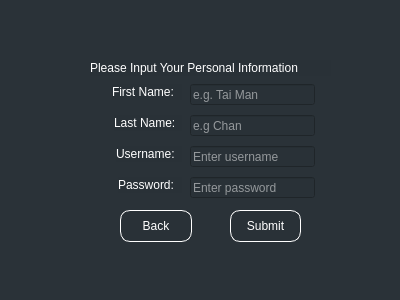
<?xml version="1.0" encoding="UTF-8"?>
<ui version="4.0">
 <class>MainWindow</class>
 <widget class="QMainWindow" name="MainWindow">
  <property name="geometry">
   <rect>
    <x>0</x>
    <y>0</y>
    <width>400</width>
    <height>300</height>
   </rect>
  </property>
  <property name="minimumSize">
   <size>
    <width>400</width>
    <height>300</height>
   </size>
  </property>
  <property name="maximumSize">
   <size>
    <width>400</width>
    <height>300</height>
   </size>
  </property>
  <property name="windowTitle">
   <string>MainWindow</string>
  </property>
  <property name="styleSheet">
   <string notr="true">background-color: rgba(41,49,55,0.85)
</string>
  </property>
  <widget class="QWidget" name="centralwidget">
   <widget class="QLabel" name="Description">
    <property name="geometry">
     <rect>
      <x>90</x>
      <y>60</y>
      <width>241</width>
      <height>16</height>
     </rect>
    </property>
    <property name="styleSheet">
     <string notr="true">color: #FFFFFF</string>
    </property>
    <property name="text">
     <string>Please Input Your Personal Information</string>
    </property>
   </widget>
   <widget class="QLabel" name="First">
    <property name="geometry">
     <rect>
      <x>112</x>
      <y>84</y>
      <width>70</width>
      <height>16</height>
     </rect>
    </property>
    <property name="styleSheet">
     <string notr="true">color: #FFFFFF</string>
    </property>
    <property name="text">
     <string>First Name:</string>
    </property>
   </widget>
   <widget class="QLineEdit" name="FirstInput">
    <property name="geometry">
     <rect>
      <x>190</x>
      <y>84</y>
      <width>125</width>
      <height>21</height>
     </rect>
    </property>
    <property name="styleSheet">
     <string notr="true">color: #FFFFFF</string>
    </property>
    <property name="text">
     <string/>
    </property>
    <property name="placeholderText">
     <string>e.g. Tai Man</string>
    </property>
   </widget>
   <widget class="QLabel" name="Last">
    <property name="geometry">
     <rect>
      <x>114</x>
      <y>115</y>
      <width>68</width>
      <height>16</height>
     </rect>
    </property>
    <property name="styleSheet">
     <string notr="true">color: #FFFFFF</string>
    </property>
    <property name="text">
     <string>Last Name:</string>
    </property>
   </widget>
   <widget class="QLineEdit" name="LastInput">
    <property name="geometry">
     <rect>
      <x>190</x>
      <y>115</y>
      <width>125</width>
      <height>21</height>
     </rect>
    </property>
    <property name="styleSheet">
     <string notr="true">color: #FFFFFF</string>
    </property>
    <property name="placeholderText">
     <string>e.g Chan</string>
    </property>
   </widget>
   <widget class="QLabel" name="User">
    <property name="geometry">
     <rect>
      <x>116</x>
      <y>146</y>
      <width>66</width>
      <height>16</height>
     </rect>
    </property>
    <property name="styleSheet">
     <string notr="true">color: #FFFFFF</string>
    </property>
    <property name="text">
     <string>Username:</string>
    </property>
   </widget>
   <widget class="QLineEdit" name="UserInput">
    <property name="geometry">
     <rect>
      <x>190</x>
      <y>146</y>
      <width>125</width>
      <height>21</height>
     </rect>
    </property>
    <property name="styleSheet">
     <string notr="true">color: #FFFFFF</string>
    </property>
    <property name="placeholderText">
     <string>Enter username</string>
    </property>
   </widget>
   <widget class="QLabel" name="Password">
    <property name="geometry">
     <rect>
      <x>118</x>
      <y>177</y>
      <width>64</width>
      <height>16</height>
     </rect>
    </property>
    <property name="styleSheet">
     <string notr="true">color: #FFFFFF</string>
    </property>
    <property name="text">
     <string>Password:</string>
    </property>
   </widget>
   <widget class="QLineEdit" name="PasswordInput">
    <property name="geometry">
     <rect>
      <x>190</x>
      <y>177</y>
      <width>125</width>
      <height>21</height>
     </rect>
    </property>
    <property name="styleSheet">
     <string notr="true">color: #FFFFFF</string>
    </property>
    <property name="placeholderText">
     <string>Enter password</string>
    </property>
   </widget>
   <widget class="QPushButton" name="backLoginBtn">
    <property name="geometry">
     <rect>
      <x>120</x>
      <y>210</y>
      <width>72</width>
      <height>32</height>
     </rect>
    </property>
    <property name="styleSheet">
     <string notr="true">color: #FFFFFF;
border: 1px solid #FFFFFF;
border-radius: 10px</string>
    </property>
    <property name="text">
     <string>Back</string>
    </property>
   </widget>
   <widget class="QPushButton" name="submitBtn">
    <property name="geometry">
     <rect>
      <x>230</x>
      <y>210</y>
      <width>71</width>
      <height>32</height>
     </rect>
    </property>
    <property name="styleSheet">
     <string notr="true">color: #FFFFFF;
border: 1px solid #FFFFFF;
border-radius: 10px</string>
    </property>
    <property name="text">
     <string>Submit</string>
    </property>
   </widget>
  </widget>
 </widget>
 <resources/>
 <connections/>
</ui>
